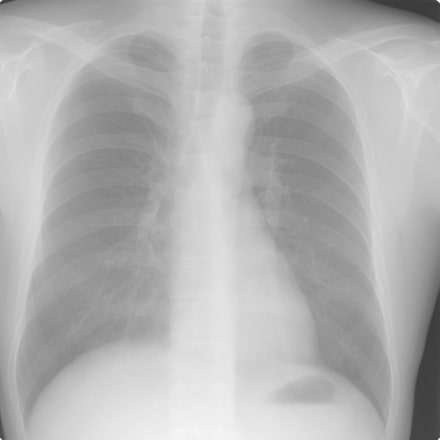
#> input picture 2-Image Enhancement using Histogram Equalization/images/1_Chest_XRay.jpg, 440 x 440 px, found by its file name
$ python 1-histogram-equalization-and-CLAHE-opencv.py
#> lines starting #> are read from the running program, lines starting #| are printed output that depends on the picture; after the words box and inside, x2 and y2 are one past the last pixel; in counts of white or black regions, pixels touching at a corner belong together
'''
Program to apply histogram equalization and CLAHE algorithm using OpenCV
Credits: PyImageSearch
'''

import cv2

image1 = '1_Chest_XRay.jpg'
image2 = '2_BrainTumor.jpg'
image3 = '3_HandSkeleton.jpg'

imagePaths = [image1,image2,image3]

### text on images
text1 = 'HISTOGRAM EQUALIZATION'
text2 = 'CLAHE'
color = (0,0,255)


#function for histogram equalization
def hist_eq(gray):
    hist_eq_out = cv2.equalizeHist(gray)
    return hist_eq_out

def hist_clahe(gray):
    clahe= cv2.createCLAHE(clipLimit=40,tileGridSize=(8,8))
    hist_clahe_out = clahe.apply(gray)
    return hist_clahe_out


for (i,imagePath) in enumerate(imagePaths):
    print('processing image {}/{}'.format(i+1,len(imagePaths)))

    image = cv2.imread(imagePath) #read the image
#> image is the input picture: shape (440, 440, 3); min 54, max 255, mean 178.2
    image = cv2.resize(image,(400,300))
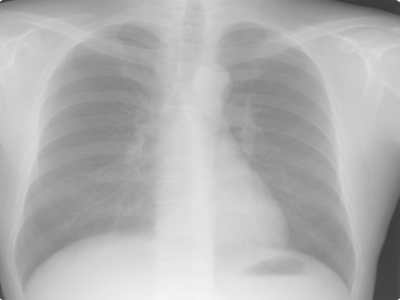
#> image: shape (300, 400, 3); min 56, max 254, mean 178.1

    gray = cv2.cvtColor(image,cv2.COLOR_BGR2GRAY)

    hist_eq1 = hist_eq(gray)
#> in hist_eq, `hist_eq_out = cv2.equalizeHist(gray)`:
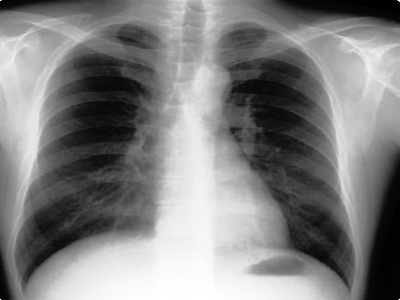
#> hist_eq_out: shape (300, 400); min 0, max 255, mean 128.8
    clahe_eq = hist_clahe(gray)
#> in hist_clahe, `hist_clahe_out = clahe.apply(gray)`:
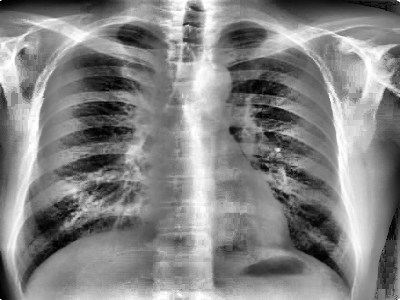
#> hist_clahe_out: shape (300, 400); min 0, max 255, mean 132.1

    cv2.putText(hist_eq1,text1,(5,25),cv2.FONT_HERSHEY_SIMPLEX,0.8,color,thickness=2)
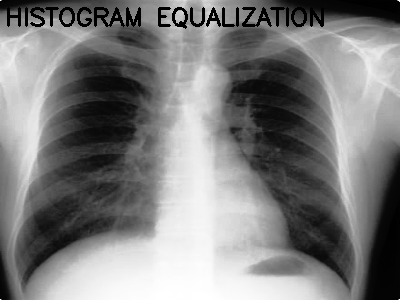
#> hist_eq1: shape (300, 400); 2.13% of pixels changed, all inside (x1, y1, x2, y2) = (7, 7, 324, 29)
    cv2.putText(clahe_eq,text2,(5,25),cv2.FONT_HERSHEY_SIMPLEX,0.8,color,thickness=2)
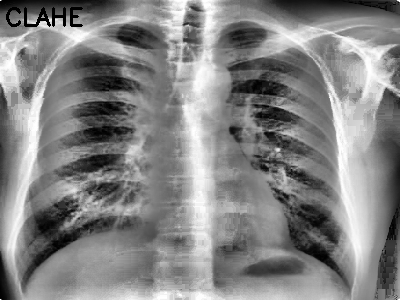
#> clahe_eq: shape (300, 400); 0.49% of pixels changed, all inside (x1, y1, x2, y2) = (6, 7, 83, 27)
#> (the run stopped early here; a loop or call above may not have finished)
